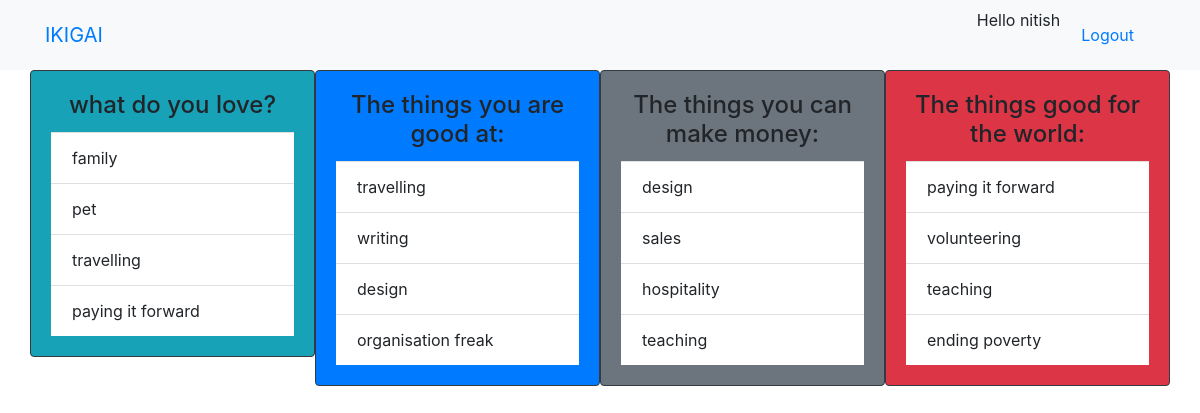
Page /purpose/retrivelist/1 (signed in) on the committed database.
### purpose/models.py (models this page shows, shortened)
class Section(models.Model):
    name=models.CharField(max_length=250)

class list(models.Model):
    user=models.ForeignKey(User,on_delete=models.CASCADE)
    name=models.TextField()
    section=models.ForeignKey('Section',on_delete=models.CASCADE)

### purpose/views.py (the view)
# urls.py: url(r'^retrivelist/(?P<pk>[\w-]+)$', views.retrieve_user_list, name='retrive_user_list'),
@login_required
def retrieve_user_list(request,pk):
    s=Section.objects.all()
    u=User.objects.get(pk=pk)
    t=list.objects.filter(user=u)
    return render(request,'purpose/retrive.html',{'s':s,'t':t})

### purpose/templates/purpose/retrive.html
{% extends 'base.html'%}
{% block content %}
<div class="container">
  <div class="row">
    {% for i in s %}
     <div class="col-md-3 col-lg-3">
      {% if forloop.counter == 1 %}
    <div class="card-deck bg-info card border-dark mb-3" >
      {% elif forloop.counter == 2 %}
      <div class="card-deck bg-primary card border-dark mb-3" >
        {% elif forloop.counter == 3 %}
         <div class="card-deck bg-secondary card border-dark mb-3" >
        {% else %}
        <div class="card-deck bg-danger card border-dark mb-3" >
          {%endif %}
      <div class="card-body text-center">
         <h4 class="card-title">{{i.name}}</h4>
      <ul class="list-group list-group-flush bg-info ">
          {% for j in t %}
            {% if j.section.name == i.name %}
              <li class="list-group-item"><table><tr><td>{{j.name}}</td>
            </tr>
          </table>
        </li>
            {% endif %}
             {% empty %}
            <li class="list-group-item"><h3>No List Has Been Posted</li>
            {% endfor %}
      </ul>
     </div >
    </div >
  </div>
    {% endfor %}
  </div>
</div>
{% endblock %}

### templates/base.html (shortened to what this page needs)
{% load static from staticfiles %}
<!DOCTYPE html>
<html lang="en">
<head>
    <link rel="stylesheet" href="https://maxcdn.bootstrapcdn.com/bootstrap/4.3.1/css/bootstrap.min.css">
  </head>
<body >
  <nav class="navbar navbar-expand-sm bg-light justify-content-center">
    <div class="container">
      <div class="mx-auto order-0">
        <a class="navbar-brand mx-auto" href="#">IKIGAI</a>
    </div>
    <div class="navbar-collapse collapse w-100 order-3 dual-collapse2">
        <ul class="navbar-nav ml-auto">
           {% if not user.is_authenticated %}
        <li class="nav-item">
          <a class="nav-link" href="{% url 'accounts:login' %}">Login</a>
        </li>
        <li class="nav-item">
          <a class="nav-link" href="{% url 'accounts:signup' %}">Register</a>
        </li>
        {% else %}
        <li class="nav-item ">
            Hello  {{ request.user.username}}
          </li>
          <li class="nav-item">
          <a class="nav-link">
            <form classs="logout_link" action ="{% url 'accounts:logout' %}" method="post">
                <button type ="submit" class="btn btn-link navbar-btn">Logout</button>
             </form>
          </a>
      {% endif %}
        </ul>
    </div>
        </div>
</nav>
            {% block content %}
          {% endblock %}
  </body>
</html>

### rows in the picture
Section: name "what do you love?"
list: name "family"
list: name "pet"
list: name "travelling"
list: name "paying it forward"
Section: name "The things you are good at:"
list: name "travelling"
list: name "writing"
list: name "design"
list: name "organisation freak"
Section: name "The things you can make money:"
list: name "design"
list: name "sales"
list: name "hospitality"
list: name "teaching"
Section: name "The things good for the world:"
list: name "paying it forward"
list: name "volunteering"
list: name "teaching"
list: name "ending poverty"

### other values in the picture
{{ request.user.username }} "nitish"
